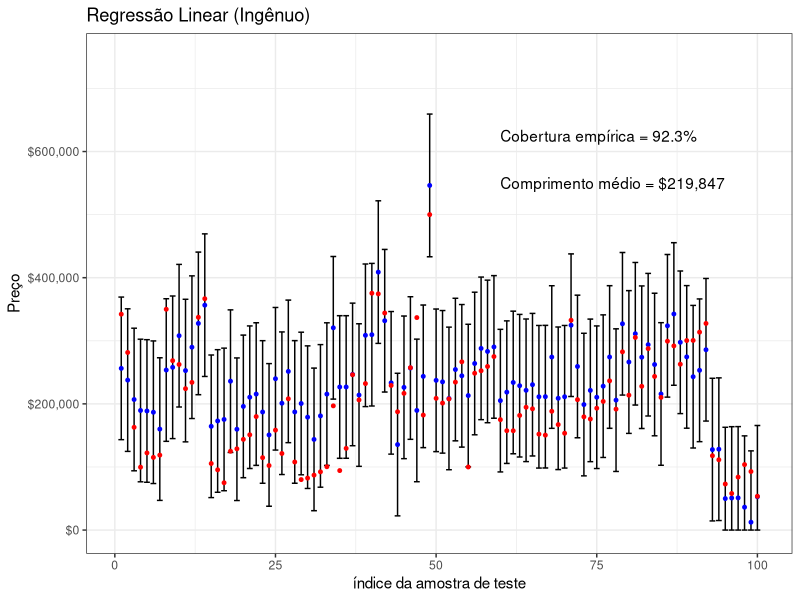
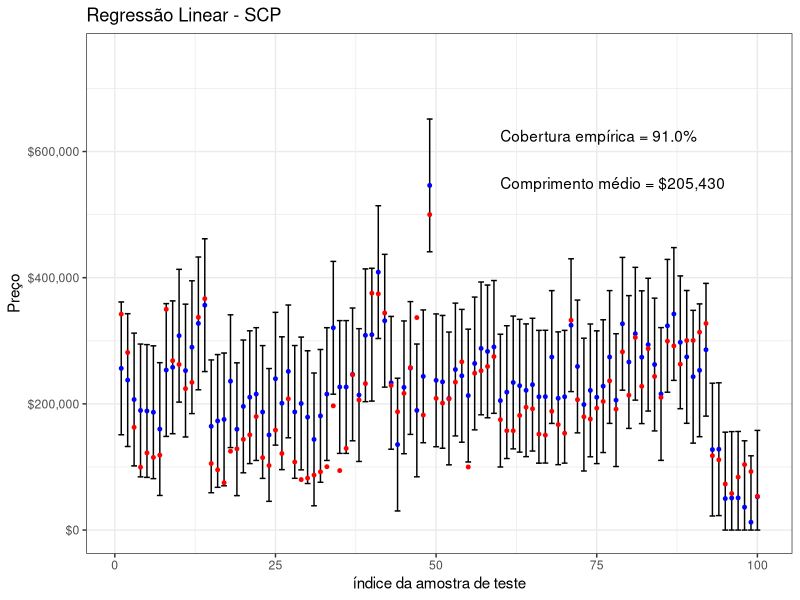
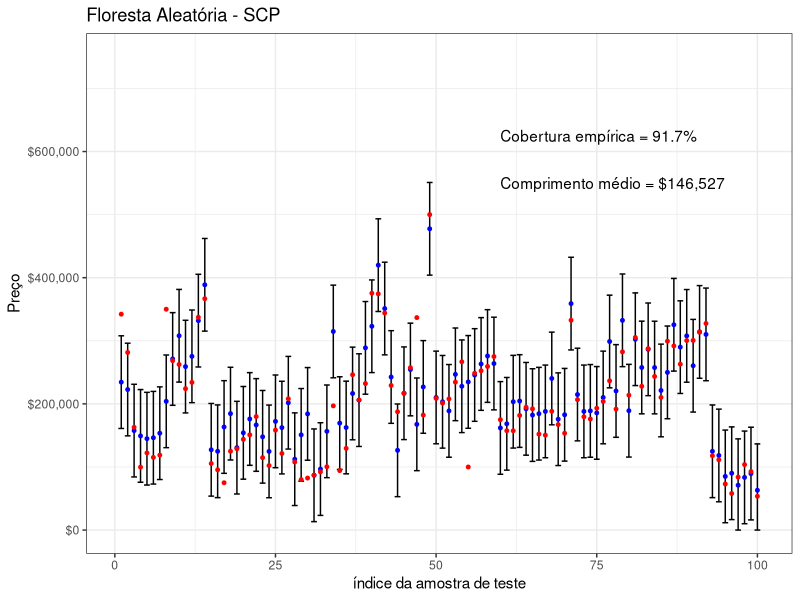
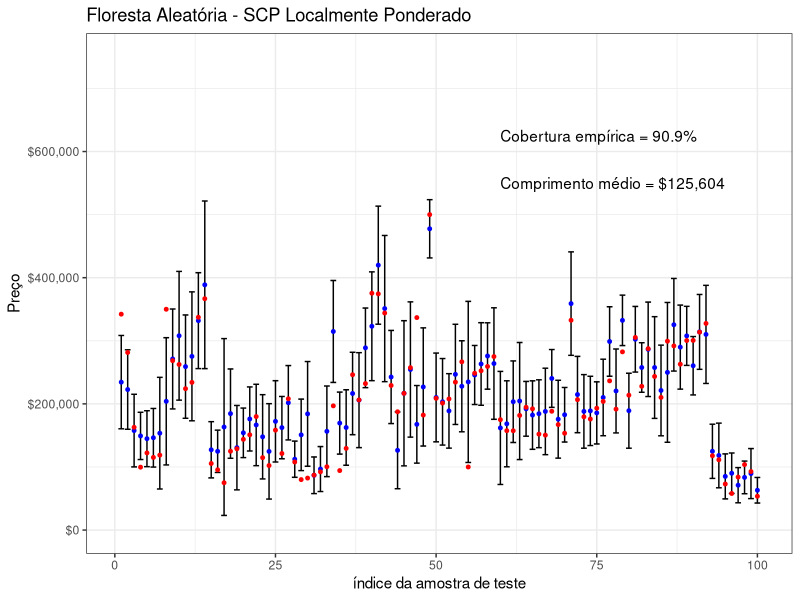

Generate these figures, in order, with R:
## ---- chunk 1
library(tidyverse)
library(ranger)

plot_intervals <- function(y, y_hat_tst, lower, upper, max_n = 100, method, color = "black") {
    coverage <- mean(lower <= tst$median_house_value & tst$median_house_value <= upper)
    avg_width <- mean(upper - lower)

    tibble(id = seq_along(y), y, y_hat_tst, lower, upper) |> 
        filter(id <= max_n) |> 
        ggplot(aes(x = id)) +
            geom_errorbar(aes(ymin = lower, ymax = upper), color = color) +
            geom_point(aes(y = y_hat_tst), color = "blue", size = 1) +
            geom_point(aes(y = y), color = "red", size = 1) +
            scale_y_continuous(labels = scales::dollar_format(), limits = c(0, 750000)) +
            labs(x = "índice da amostra de teste", y = "Preço", title = method) +
            annotate("text", x = 60, y = 625000, hjust = 0,
                     label = sprintf("Cobertura empírica = %.1f%%",  100 * coverage)) +
            annotate("text", x = 60, y = 550000, hjust = 0,
                     label = paste0("Comprimento médio = $",
                                    format(avg_width, digits = 2,
                                           big.mark = ",", scientific = FALSE))) +
            theme_bw()
}
## ---- chunk 2
# Leitura dos dados
db <- read_csv("housing.csv")

skimr::skim(db)

set.seed(123)

# Divisão treino, calibração e teste (altere as proporções e veja o que acontece)
ind <- sample(1:3, size = nrow(db), prob = c(0.70, 0.20, 0.10), replace = TRUE)

trn <- db[ind == 1, ]
cal <- db[ind == 2, ]
tst <- db[ind == 3, ]

# Nível de descobertura (experimente mudá-lo)
alpha <- 0.1
## ---- chunk 3
# Intervalos preditivos baseados no modelo linear
lin_reg <- lm(median_house_value ~ ., data = trn)

y_hat_tst <- predict(lin_reg, newdata = tst)

pred_lm <- predict(lin_reg, newdata = tst, interval = "predict", level = 0.9)
lower_lm  <- pmax(0, pred_lm[, 2])
upper_lm  <- pred_lm[, 3]

plot_intervals(tst$median_house_value, y_hat_tst, lower_lm, upper_lm,
               method = "Regressão Linear (Ingênuo)", color = "black")
## ---- chunk 4
# SCP - regressão linear
y_hat_cal <- predict(lin_reg, newdata = cal)
R <- abs(cal$median_house_value - y_hat_cal)
r_hat <- unname(sort(R)[ceiling((1 - alpha) * (nrow(cal) + 1))])

# Predição no conjunto de teste
y_hat_tst <- predict(lin_reg, newdata = tst)
sqrt(mean((tst$median_house_value - y_hat_tst)^2)) # erro de teste (RMSE)

lower_scp_lm <- pmax(0, y_hat_tst - r_hat)
upper_scp_lm <- y_hat_tst + r_hat

plot_intervals(tst$median_house_value, y_hat_tst, lower_scp_lm, upper_scp_lm,
               method = "Regressão Linear - SCP")
## ---- chunk 5
# Floresta aleatória (experimente mudar num.trees e mtry)
rf <- ranger(median_house_value ~  ., data = trn)

# Escores de calibração
y_hat_cal <- predict(rf, data = cal)$predictions
R <- abs(cal$median_house_value - predict(rf, data = cal)$predictions)
r_hat <- unname(sort(R)[ceiling((1 - alpha) * (nrow(cal) + 1))])

# Predição no conjunto de teste
y_hat_tst <- predict(rf, data = tst)$predictions
sqrt(mean((tst$median_house_value - y_hat_tst)^2))  # erro de teste

lower_rf <- pmax(0, y_hat_tst - r_hat)
upper_rf <- y_hat_tst + r_hat

plot_intervals(tst$median_house_value, y_hat_tst, lower_rf, upper_rf,
               method = "Floresta Aleatória - SCP")
## ---- chunk 6
y_hat_trn <- predict(rf, data = trn)$predictions

# Modelo auxiliar para o desvio absoluto
trn2 <- trn |>
    mutate(delta = abs(median_house_value - y_hat_trn)) |>
    select(-median_house_value)

rf2 <- ranger(delta ~ ., data = trn2)

# Predição da variabilidade na calibração
sig_hat_cal <- predict(rf2, data = cal)$predictions

# Escores normalizados
R <- abs(cal$median_house_value - y_hat_cal) / sig_hat_cal
r_hat <- unname(sort(R)[ceiling((1 - alpha) * (nrow(cal) + 1))])

# Estimativa da variabilidade no teste
sig_hat_tst <- predict(rf2, data = tst)$predictions

# Intervalos localmente ponderados
lower_rf_lw <- y_hat_tst - r_hat * sig_hat_tst
upper_rf_lw <- y_hat_tst + r_hat * sig_hat_tst
## ---- chunk 7
plot_intervals(tst$median_house_value, y_hat_tst, lower_rf_lw, upper_rf_lw,
               method = "Floresta Aleatória - SCP Localmente Ponderado")
